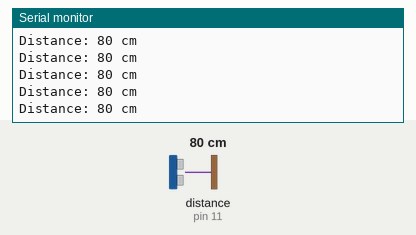
The sketch below on a simulated Arduino Uno, built with avr-gcc and run on an emulated ATmega328P. Shown: the last lines printed to the serial monitor. Wiring (inferred from the names in the program): ultrasonic range finder: trigger pin 12; echo pin 11. The test bench sets the inputs (shaded band); at power-on: distance to the obstacle (sensor on pin 11) 80 cm. The echo pulse lasts 58.3 µs per cm.

Above: at 1.3 s.
1.4 s: distance to the obstacle (sensor on pin 11) set to 35 cm
At 1.51 s:
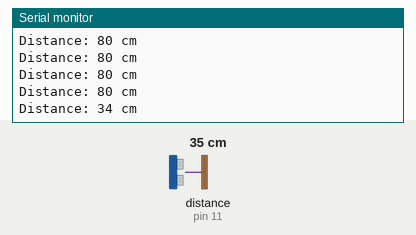
4.4 s: distance to the obstacle (sensor on pin 11) set to 250 cm
At 4.5 s:
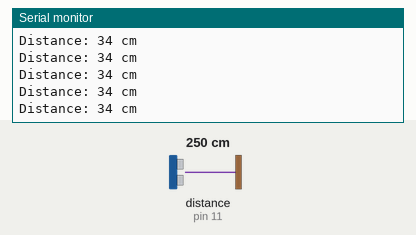
Timing chart, 0 to 7.4 s (numbered marks = the images above; inputs shaded):
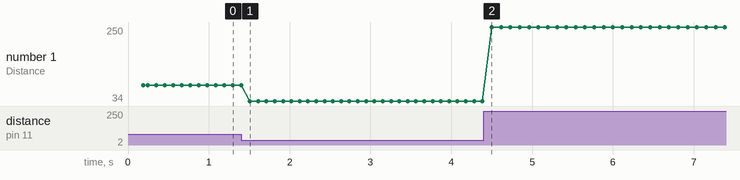

The sketch:

01_distance_to_serial.ino
```cpp
// ============================================================
// Project 3 - Don't Get Too Close (Proximity Alarm)
// Sketch 01: Distance to Serial (read the sensor, print the number)
// ============================================================
//
// WHAT THIS SKETCH DOES:
//   1. The HC-SR04 sensor measures how far away the nearest object is.
//   2. The Arduino prints that distance, in centimetres, to the screen.
//   3. The number updates many times every second.
//
// TRY IT:
//   Open the Serial Monitor (magnifying glass, top-right of the IDE) and
//   set the speed at the bottom to 9600 baud. Then move your hand slowly
//   toward the sensor and watch the number get SMALLER. Move it away and
//   the number gets BIGGER.
//
// A BIG NUMBER (like 999) IS NORMAL. It just means nothing is close
// enough for the sensor to hear an echo come back. That is not a bug.
// ============================================================


// ---- PIN NUMBERS (which Arduino pin each sensor wire goes to) ----
const int TRIG_PIN = 12;  // Arduino sends a short "ping" out from this pin.
const int ECHO_PIN = 11;  // Arduino listens here for the echo to come back.

// ---- COMMUNICATION SPEED (must match the Serial Monitor) ----
const long SERIAL_BAUD = 9600;


// ============================================================
// readDistanceCm() - ping once and return the distance in centimetres.
// Returns 999 when no echo comes back (nothing is close enough).
// ============================================================
long readDistanceCm() {
  // Send a clean 10-microsecond pulse out on TRIG to start a measurement.
  digitalWrite(TRIG_PIN, LOW);
  delayMicroseconds(2);
  digitalWrite(TRIG_PIN, HIGH);
  delayMicroseconds(10);
  digitalWrite(TRIG_PIN, LOW);

  // Listen on ECHO for how long the echo takes to return, in microseconds.
  // The 30000 is a timeout so we never wait forever when no echo comes back.
  long duration = pulseIn(ECHO_PIN, HIGH, 30000UL);

  // No echo heard in time -> nothing is close. Report a big number.
  if (duration == 0) {
    return 999;
  }

  // Sound travels about 1 cm every 58 microseconds, out and back.
  // So the distance in cm is the echo time divided by 58.
  return duration / 58;
}


// ============================================================
// setup() runs ONE time when the Arduino powers on or resets.
// ============================================================
void setup() {
  pinMode(TRIG_PIN, OUTPUT);  // we SEND pings out on TRIG
  pinMode(ECHO_PIN, INPUT);   // we READ echoes in on ECHO

  Serial.begin(SERIAL_BAUD);  // start talking to the computer over USB

  Serial.println("=================================");
  Serial.println("   DON'T GET TOO CLOSE");
  Serial.println("   Distance reader");
  Serial.println("=================================");
  Serial.println("Move your hand toward the sensor.");
  Serial.println("Watch the number get smaller!");
  Serial.println();
}


// ============================================================
// loop() runs OVER AND OVER, forever. Each pass = one measurement.
// ============================================================
void loop() {
  long distanceCm = readDistanceCm();

  Serial.print("Distance: ");
  Serial.print(distanceCm);
  Serial.println(" cm");

  delay(100);  // small pause so the numbers are easy to read
}
```

Measured:
- after the input at 1.4 s, the serial monitor: prints a new line after 0.11 s (image 1)
- plotted number 1: 80 → 34 after the input at 1.4 s, 34 → 250 after the input at 4.4 s
